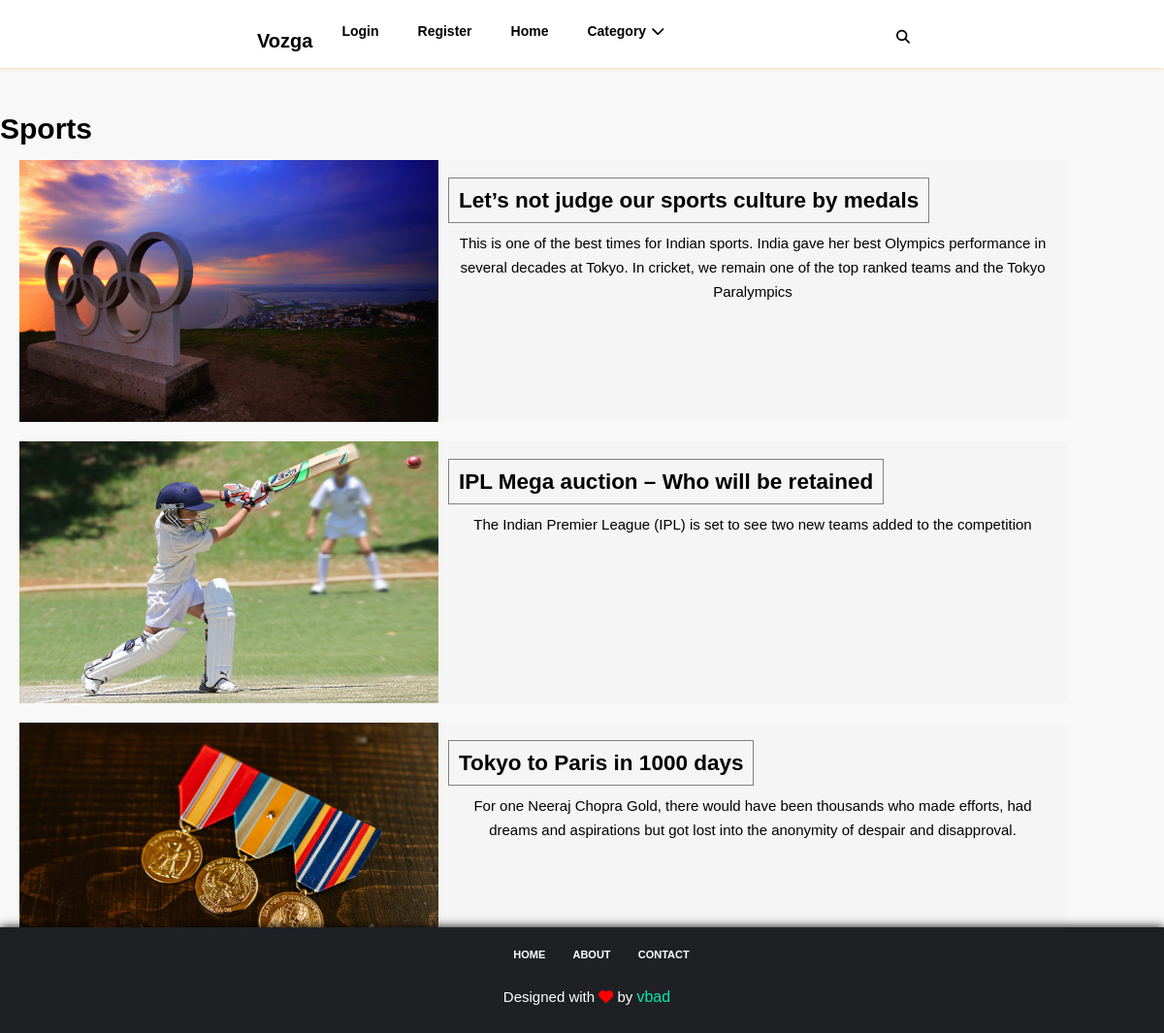
The page /category.php?category=Sports on the database its author committed.
### tables this page shows
CREATE TABLE `posts` (
  `p_id` int(11) NOT NULL,
  `title` varchar(255) NOT NULL,
  `description` text NOT NULL,
  `category` varchar(255) NOT NULL,
  `image` varchar(255) NOT NULL,
  `user_id` int(20) NOT NULL,
  `likes` int(11) NOT NULL
);

### category.php (the view, shortened to what this page needs)
<?php
    require_once "includes/header.php";
    require_once "includes/database.php";
    if(isset($_GET['category']))
    {
        $category=$_GET['category'];
    }
?>
<div class='category-content clear'>
<div class='main_content'>
    <h1 class="posts"><?php echo $category;?></h1>
    <?php
        $sql="SELECT * FROM posts WHERE category='$category'";
        $result=mysqli_query($con,$sql);
        $i=0;
        if(mysqli_num_rows($result) > $i){
            while($data=mysqli_fetch_assoc($result)){
    ?>
    <div class="main-post">
        <img class="image" src="images/<?php echo $data['image'];?>", alt="post_image">
        <div class="post-preview">
            <h2><a href="single.php"><?php echo $data['title'];?></a></h2>
            <p class="preview-text"><?php echo $data['description'];?></p>
        </div>
    </div>
    <?php
        }
    }
    ?>
</div>
<?php
    require_once "includes/footer1.php";
?>

### includes/style.css (style rules this page uses)
* { -webkit-box-sizing: border-box; box-sizing: border-box; }
html, body { font-size: 15px; font-family: Arial, Helvetica, sans-serif; padding: 0px; margin: 0px; background-color: #f8f8f8; line-height: 25px; }
h1, h2, h3, h4, h5, h6 { font-family: 'Poppins', sans-serif; }
.clear::after { content: ""; display: block; clear: both; }
a { border: 1px solid grey; margin: 0px; padding: 10px; display: inline; text-decoration: none; color: #000; }
p { margin: 0; padding: 0; text-align: center; }
.category-content { width: 100%; margin: 30px auto 30px; }
.category-content .main_content { width: 100%; float: left; }
.category-content .main_content .main-post { width: 90%; height: 270px; margin: 20px; border-radius: 5px; background: whitesmoke; }
.category-content .main_content .main-post .image { width: 40%; height: 100%; float: left; }
.category-content .main_content .main-post .post-preview { padding: 10px; width: 60%; float: right; }

### rows shown on the page
posts: image (picture), title "Let’s not judge our sports culture by medals", description "This is one of the best times for Indian sports. India gave her best Olympics performance in several decades at Tokyo. In cricket, we remain one of the top ranked teams and the Tokyo Paralympics"
posts: image (picture), title "IPL Mega auction – Who will be retained", description "The Indian Premier League (IPL) is set to see two new teams added to the competition"
posts: image (picture), title "Tokyo to Paris in 1000 days", description "For one Neeraj Chopra Gold, there would have been thousands who made efforts, had dreams and aspirations but got lost into the anonymity of despair and disapproval."

### other values the page prints
$category "Sports"
